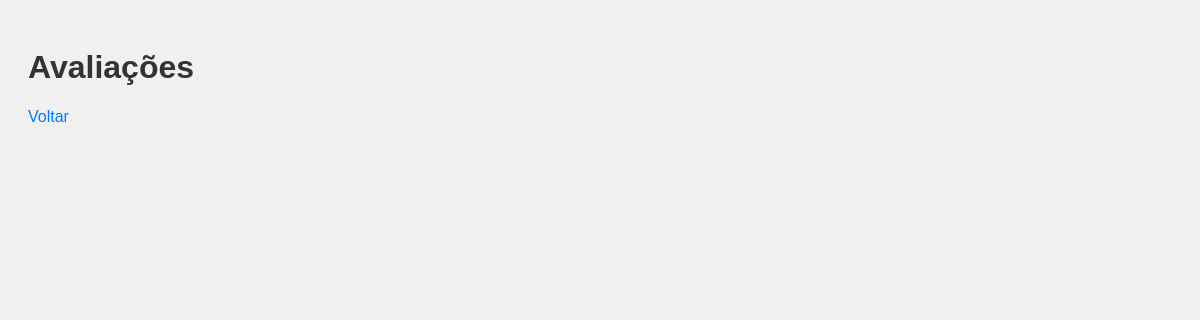
The page /avaliacoes/ (signed in) on the database as committed earlier.
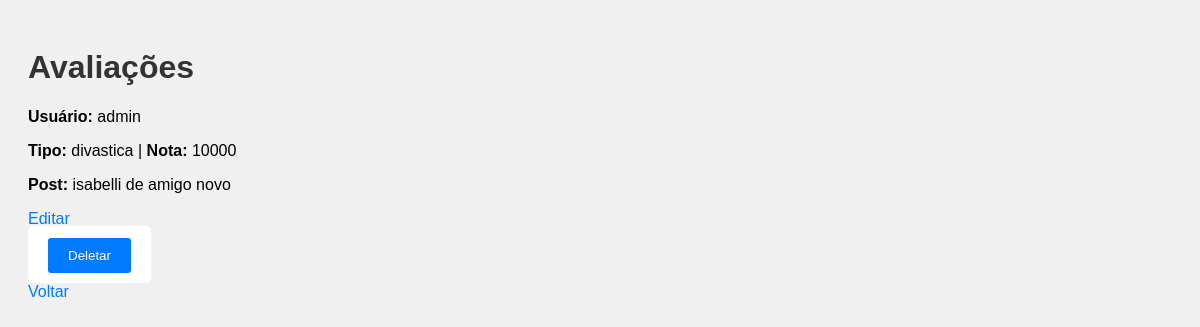
The same page on the database as committed later.
### paginasweb/models.py (models this page shows, shortened)
class Avaliacao(models.Model):
    tipo = models.CharField(max_length=100, choices=TIPOS)
    nota = models.CharField(max_length=10)
    usuario = models.ForeignKey(User, on_delete=models.PROTECT)
    post = models.ForeignKey(Post, on_delete=models.CASCADE)

class Post(models.Model):
    titulo = models.CharField(max_length=200)
    conteudo = models.TextField()
    data = models.DateTimeField(auto_now_add=True)
    autor = models.ForeignKey(User, on_delete=models.PROTECT)
    categoria = models.ForeignKey(Categoria, on_delete=models.CASCADE)

### paginasweb/views.py (the view)
# urls.py: path('avaliacoes/', AvaliacaoListView.as_view(), name='avaliacoes'),
class AvaliacaoListView(LoginRequiredMixin, ListView):
    model = Avaliacao
    template_name = 'paginasweb/avaliacoes.html'
    context_object_name = 'avaliacoes'

### paginasweb/templates/paginasweb/avaliacoes.html (shortened to what this page needs)
{% load static %}
<!DOCTYPE html>
<html>
<head>
    <link rel="stylesheet" href="{% static 'css/estilo.css' %}">
</head>
<body>
    <h1>Avaliações</h1>
    {% for a in avaliacoes %}
        <div>
            <p><strong>Usuário:</strong> {{ a.usuario.username }}</p>
            <p><strong>Tipo:</strong> {{ a.tipo }} | <strong>Nota:</strong> {{ a.nota }}</p>
            <p><strong>Post:</strong> {{ a.post.titulo }}</p>
            <a href="{% url 'atualizar_avaliacao' a.id %}">Editar</a>
            <form action="{% url 'deletar_avaliacao' a.id %}" method="post" style="display:inline;">
                <button type="submit">Deletar</button>
            </form>
        </div>
    {% endfor %}
    <a href="{% url 'index' %}">Voltar</a>
</body>
</html>

### static/css/estilo.css (style rules this page uses)
body { font-family: Arial, sans-serif; background-color: #f0f0f0; padding: 20px; }
h1, h2 { color: #333; }
a { display: block; margin: 10px 0; color: #007bff; text-decoration: none; }
form { background-color: #fff; padding: 20px; border-radius: 5px; max-width: 400px; margin-bottom: 20px; }
button { background-color: #007bff; color: white; border: none; padding: 10px 20px; border-radius: 3px; cursor: pointer; }

Rows that differ between the two databases and show on the page:
added Avaliacao: usuario.username "admin", tipo "divastica", nota "10000", post.titulo "isabelli de amigo novo"
